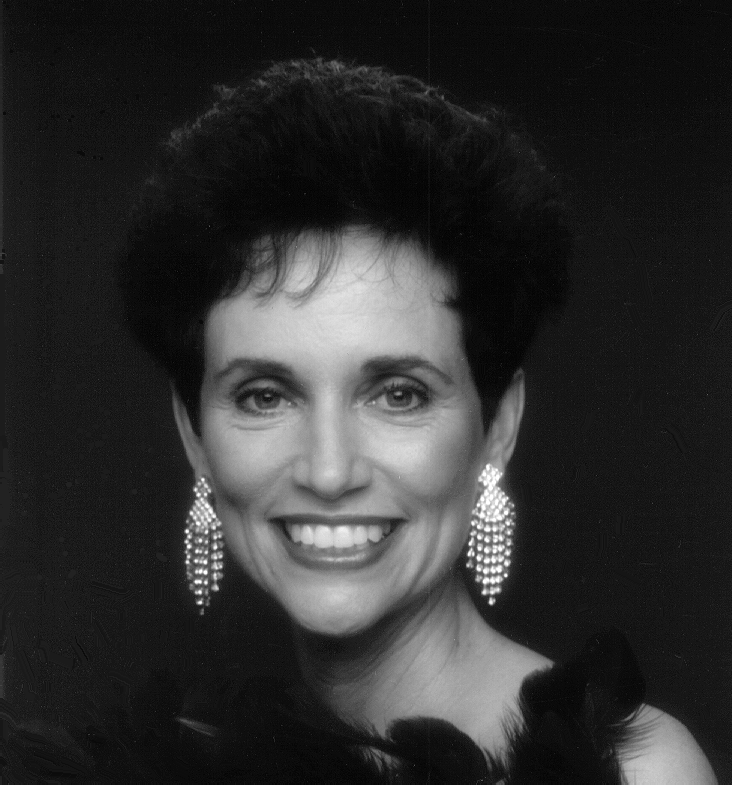
%> input picture pdi/project7/imgs_orig/woman.tif, 732 x 785 px
$ octave main_project9.m   (GNU Octave 9; MATLAB toolbox functions it lacks are replaced by stand-ins)
%> lines starting %> are read from the running program, lines starting %| are printed output that depends on the picture
### pdi/project7/highEnphasisFilt.m
function [H, g] = highEnphasisFilt(a, b, f, type, D0, n, show)
% highEnphasisFilt  Aplica filtro de alta enfase no dominio da frequencia.
%
%   [H, g] = highEnphasisFilt(a, b, f, type, D0, n, show)
%
%   H_HFE = a + b * H_HP
%   onde H_HP e o filtro passa-alta de Butterworth de ordem n e corte D0.
%
%   Entradas:
%     a    - offset (escalar >= 0)
%     b    - multiplicador da componente passa-alta (escalar > 0)
%     f    - imagem de entrada (grayscale, double ou uint8)
%     type - 'butterworth' (unico tipo implementado, para extensao futura)
%     D0   - frequencia de corte (pixels)
%     n    - ordem do filtro Butterworth
%     show - true/false: exibe figuras 2D e 3D do filtro e resultado
%
%   Saidas:
%     H    - filtro HEF no dominio da frequencia (tamanho de f)
%     g    - imagem filtrada (escala 0-255, uint8)

  f = double(f);
  [rows, cols] = size(f);

  % Grade de frequencias centrada
  [U, V] = meshgrid(-(cols/2):(cols/2 - 1), -(rows/2):(rows/2 - 1));
  D = sqrt(U.^2 + V.^2);

  % Filtro passa-baixa de Butterworth
  H_LP = 1 ./ (1 + (D ./ D0).^(2*n));

  % Filtro passa-alta
  H_HP = 1 - H_LP;

  % Filtro de alta enfase
  H = a + b * H_HP;

  % Aplicacao no dominio da frequencia
  F = fftshift(fft2(f));
  G = H .* F;
  g_raw = real(ifft2(ifftshift(G)));

  % Normaliza para [0, 255]
  g_min = min(g_raw(:));
  g_max = max(g_raw(:));
  g = uint8(255 * (g_raw - g_min) / (g_max - g_min + eps));

  if show
    % --- Figura 1: filtro 2D e 3D ---
    figure('Name', 'High-Emphasis Filter');
    subplot(1, 2, 1);
    imagesc(H); colormap(gca, 'hot'); colorbar;
    title(sprintf('HEF 2D  a=%.1f  b=%.1f  D0=%g  n=%d', a, b, D0, n));
    axis image off;

    subplot(1, 2, 2);
    step = max(1, floor(min(rows, cols) / 64));
    ui = -(rows/2):step:(rows/2);
    vi = -(cols/2):step:(cols/2);
    [Ui, Vi] = meshgrid(vi, ui);
    Di = sqrt(Ui.^2 + Vi.^2);
    Hi = a + b * (1 - 1 ./ (1 + (Di ./ D0).^(2*n)));
    surf(Ui, Vi, Hi, 'EdgeColor', 'none');
    colormap(gca, 'viridis'); colorbar;
    xlabel('u'); ylabel('v'); zlabel('H(u,v)');
    title(sprintf('HEF 3D  a=%.1f  b=%.1f  D0=%g  n=%d', a, b, D0, n));
    view([-35, 35]);

    % --- Figura 2: imagem original e filtrada ---
    figure('Name', 'Resultado HEF');
    subplot(1, 2, 1);
    imshow(uint8(f), []); title('Imagem original');
    subplot(1, 2, 2);
    imshow(g, []); title(sprintf('Apos HEF (a=%.1f, b=%.1f)', a, b));
  end
end

### pdi/project7/main_project9.m
% main_project9.m
% PDI - Projeto 9: Filtros Butterworth e Filtro de Alta Enfase
% Autor: Matheus Serrao Uchoa
%
% Requer: highEnphasisFilt.m no mesmo diretorio
% Imagens: imgs_orig/woman.tif, imgs_orig/chestXray.tif

clear; clc; close all;

%% =========================================================
%  Parte (a): woman.tif - espectro e filtros Butterworth
%% =========================================================
fprintf('=== Parte (a): woman.tif ===\n');

f_w = double(imread('imgs_orig/woman.tif'));
%> f_w: size 785x732 double; min 0, max 255, mean 46.4; mean of the top-left, top-right, bottom-left and bottom-right quarters 39.5, 27.4, 53.5, 65.2
[rows, cols] = size(f_w);
%> rows = 785; cols = 732

D0 = 60;   % frequencia de corte (pixels)
n  = 2;    % ordem do filtro

% Grade de frequencias centrada
[U, V] = meshgrid(-(cols/2):(cols/2-1), -(rows/2):(rows/2-1));
D = sqrt(U.^2 + V.^2);

% Filtros
H_LP = 1 ./ (1 + (D ./ D0).^(2*n));
H_HP = 1 - H_LP;

% Espectro original
F_w  = fftshift(fft2(f_w));
spec = log1p(abs(F_w));

% Filtragem
g_lp = real(ifft2(ifftshift(H_LP .* F_w)));
g_hp = real(ifft2(ifftshift(H_HP .* F_w)));

% --- exibicao ---
figure('Name', 'Parte (a) - woman.tif Butterworth');
subplot(2,3,1); imshow(uint8(f_w),[]); title('Original');
subplot(2,3,2); imagesc(spec); colormap(gca,'gray'); axis image off; title('Espectro log|F|');
subplot(2,3,3); imagesc(H_LP,[0 1]); colormap(gca,'hot'); axis image off;
  title(sprintf('Filtro PB D_0=%d n=%d',D0,n));
subplot(2,3,4); imshow(mat2gray(g_lp),[]); title('Saida PB');
subplot(2,3,5); imagesc(log1p(abs(fftshift(fft2(g_lp))))); colormap(gca,'gray'); axis image off;
  title('Espectro saida PB');
subplot(2,3,6); imshow(mat2gray(g_hp),[]); title('Saida PA');
sgtitle('Projeto 9 - Parte (a)');

% Visualizacao 3D do filtro PB
sz = 128;
[Us, Vs] = meshgrid(-(sz/2):(sz/2-1), -(sz/2):(sz/2-1));
Ds = sqrt(Us.^2 + Vs.^2);
D0s = D0 * sz / max(rows, cols);
%> D0s = 9.78
Hs_lp = 1 ./ (1 + (Ds ./ D0s).^(2*n));
Hs_hp = 1 - Hs_lp;

figure('Name', 'Filtro PB 3D');
surf(Us, Vs, Hs_lp, 'EdgeColor', 'none');
colormap viridis; colorbar;
xlabel('u'); ylabel('v'); zlabel('H(u,v)');
title(sprintf('Filtro PB Butterworth 3D  D_0=%d  n=%d', D0, n));
view([-35,35]);

figure('Name', 'Filtro PA 3D');
surf(Us, Vs, Hs_hp, 'EdgeColor', 'none');
colormap plasma; colorbar;
%> (this line was passed over: colormap is not available in this run)
xlabel('u'); ylabel('v'); zlabel('H(u,v)');
title(sprintf('Filtro PA Butterworth 3D  D_0=%d  n=%d', D0, n));
view([-35,35]);

%% =========================================================
%  Parte (b): funcao highEnphasisFilt - demonstracao
%% =========================================================
fprintf('=== Parte (b): highEnphasisFilt ===\n');

a = 0.5; b = 2.0;

[H_hfe, g_hfe] = highEnphasisFilt(a, b, f_w, 'butterworth', D0, n, true);
%> in highEnphasisFilt, `g_raw = real(ifft2(ifftshift(G)));`:
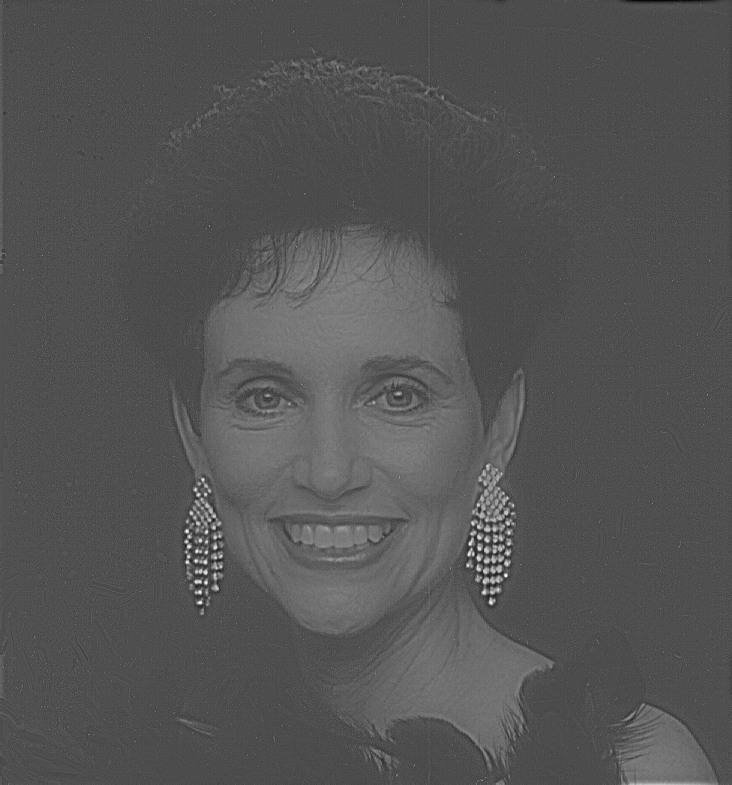
%> g_raw: size 785x732 double; min -159.5, max 390.6, mean 23.2; drawn with min black and max white
%> in highEnphasisFilt, `g_min = min(g_raw(:));`: g_min = -159.5
%> in highEnphasisFilt, `g_max = max(g_raw(:));`: g_max = 390.6

fprintf('  a=%.1f  b=%.1f  D0=%g  n=%d\n', a, b, D0, n);
fprintf('  H_HFE: min=%.4f  max=%.4f\n', min(H_hfe(:)), max(H_hfe(:)));
%|   H_HFE: min=0.5000  max=2.4997

%% =========================================================
%  Parte (c): chestXray.tif - HEF + histEq
%% =========================================================
fprintf('=== Parte (c): chestXray.tif ===\n');

f_c = double(imread('imgs_orig/chestXray.tif'));
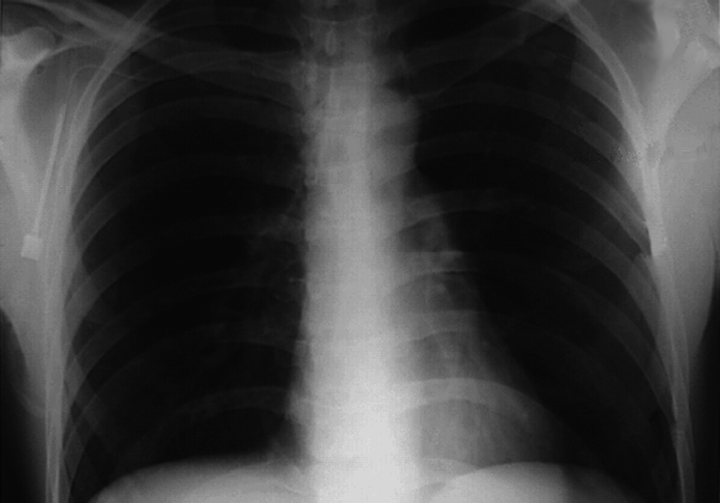
%> input picture pdi/project7/imgs_orig/chestXray.tif, 720 x 503 px
%> f_c: size 503x720 double; min 3, max 222, mean 59.9; mean of the top-left, top-right, bottom-left and bottom-right quarters 52.9, 58.6, 59.2, 68.8
[cr, cc] = size(f_c);
%> cr = 503; cc = 720

D0c = 40; nc = 2; ac = 0.5; bc = 2.0;

[H_hfe_c, g_hfe_c] = highEnphasisFilt(ac, bc, f_c, 'butterworth', D0c, nc, false);
%> call 2 of highEnphasisFilt, with a = 0.5, b = 2, type = 'butterworth', D0 = 40, n = 2, show = false
%> in highEnphasisFilt (call 2), `g_raw = real(ifft2(ifftshift(G)));`:
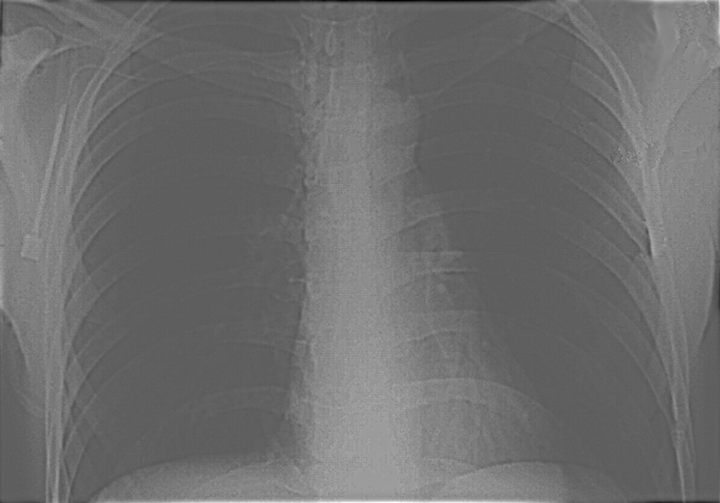
%> g_raw: size 503x720 double; min -155.2, max 273.9, mean 29.9; drawn with min black and max white
%> in highEnphasisFilt (call 2), `g_min = min(g_raw(:));`: g_min = -155.2
%> in highEnphasisFilt (call 2), `g_max = max(g_raw(:));`: g_max = 273.9
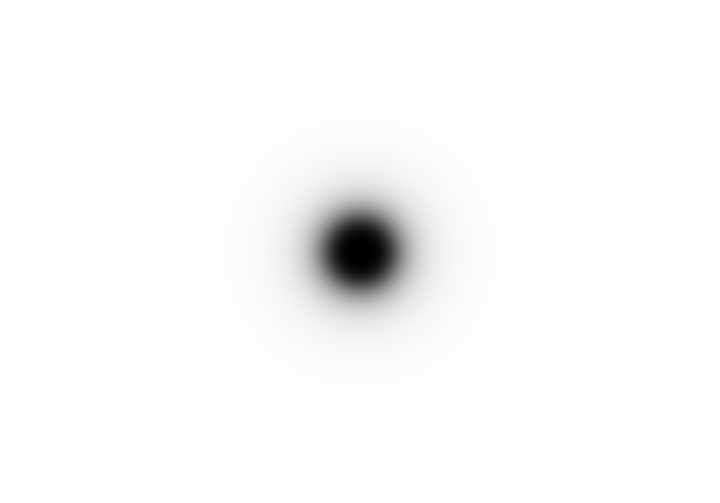
%> H_hfe_c: size 503x720 double; min 0.5, max 2.5, mean 2.46; drawn with min black and max white

% Equalizacao de histograma
g_eq = histeq(g_hfe_c);
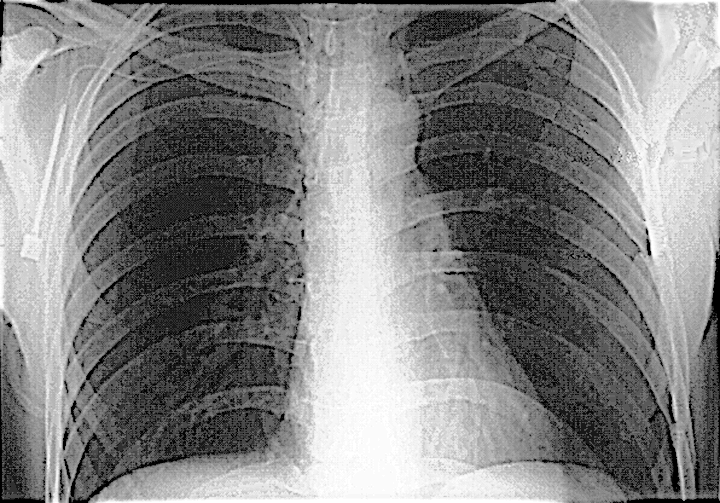
%> g_eq: size 503x720 uint8; min 0, max 255, mean 130.7

% Espectros
Fc_orig = fftshift(fft2(f_c));
Fc_filt = fftshift(fft2(double(g_hfe_c)));

% --- exibicao ---
figure('Name', 'Parte (c) - chestXray HEF + histEq');
subplot(2,3,1); imshow(uint8(f_c),[]); title('RX original');
subplot(2,3,2); imagesc(log1p(abs(Fc_orig))); colormap(gca,'gray'); axis image off;
  title('Espectro original');
subplot(2,3,3); imagesc(H_hfe_c); colormap(gca,'hot'); axis image off;
  title(sprintf('HEF D_0=%d a=%.1f b=%.1f', D0c, ac, bc));
subplot(2,3,4); imshow(g_hfe_c,[]); title('Apos HEF');
subplot(2,3,5); imagesc(log1p(abs(Fc_filt))); colormap(gca,'gray'); axis image off;
  title('Espectro apos HEF');
subplot(2,3,6); imshow(g_eq,[]); title('HEF + histEq');
sgtitle('Projeto 9 - Parte (c)');
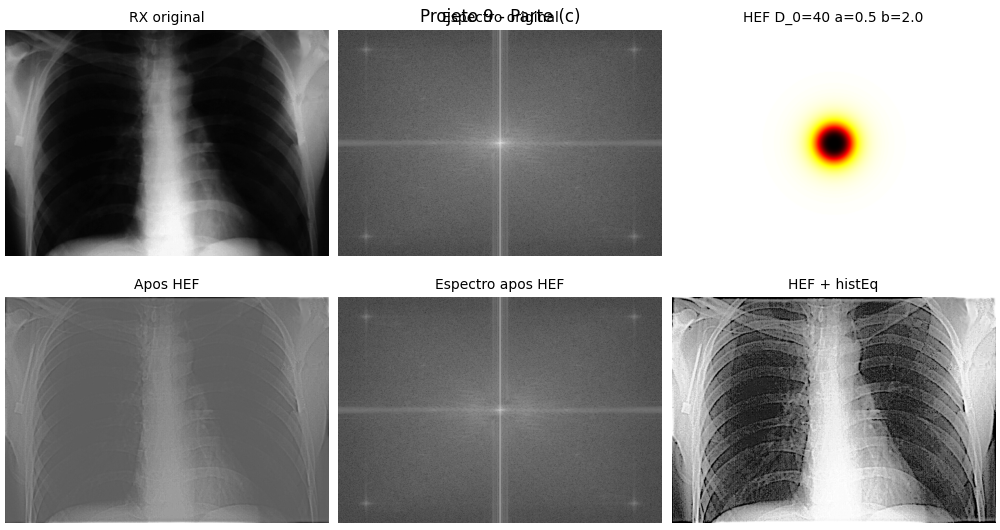
%> figure redrawn from the program's plot data, 6 panels

% Histogramas
figure('Name', 'Histogramas parte (c)');
subplot(1,3,1); histogram(f_c(:),256); title('Hist: original'); xlabel('Intensidade');
subplot(1,3,2); histogram(double(g_hfe_c(:)),256); title('Hist: apos HEF'); xlabel('Intensidade');
subplot(1,3,3); histogram(double(g_eq(:)),256); title('Hist: HEF + histEq'); xlabel('Intensidade');
sgtitle('Parte (c): Histogramas');
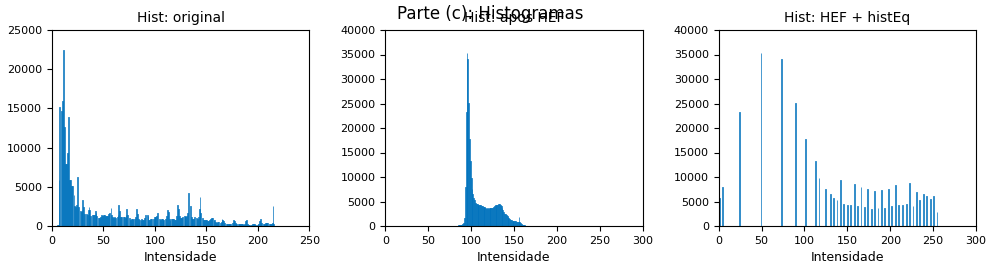
%> figure redrawn from the program's plot data, 3 panels; panel 1: tallest bar 22389 high, from x = 10.7 to 11.55; panel 2: tallest bar 35226 high, from x = 94.63 to 95.62; panel 3: tallest bar 35226 high, from x = 48.81 to 49.8

fprintf('=== Concluido ===\n');
